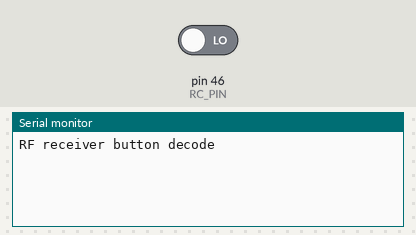
The sketch below on a simulated Arduino Mega 2560, built with avr-gcc and run on an emulated ATmega2560. Shown: the last lines printed to the serial monitor. The inputs (shaded band) are chosen by the test bench; at power-on: pin 46 (RC_PIN) LOW.

Above: at 1.2 s.
1.3 s: pin 46 (RC_PIN) driven HIGH
At 2.1 s:
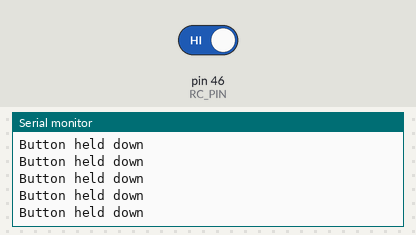
2.8 s: pin 46 (RC_PIN) driven LOW
At 4.0 s:
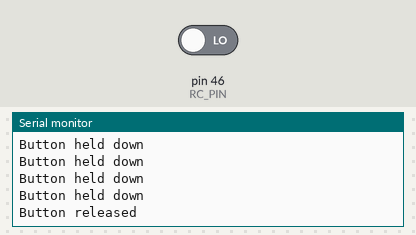

Measured:
- after the input at 1.3 s, the serial monitor: prints a new line at once (image 1)
- after the input at 2.8 s, the serial monitor: prints a new line at once (image 2)

The sketch:

thrower_remote_tester.ino
```cpp
#define RC_PIN 46
#define THROWER_PIN 9
#define THROWER_PWM_GO 220
#define THROWER_PWM_HALT 255

void setup(){
  Serial.begin(115200);
  Serial.println("RF receiver button decode");
  pinMode(RC_PIN, INPUT);
  pinMode(THROWER_PIN, OUTPUT);
}

int lastState = -1;

void loop(){
  if (digitalRead(RC_PIN) == HIGH) {
    if (lastState != HIGH){
        Serial.println("Button pushed");
        analogWrite(THROWER_PIN, THROWER_PWM_GO);
    } else {
      Serial.println("Button held down");
    }
    lastState = HIGH;
  } else if (digitalRead(RC_PIN) == LOW && lastState == HIGH) {
    lastState = LOW;
    Serial.println("Button released");
    analogWrite(THROWER_PIN, THROWER_PWM_HALT);
  }
}
```
